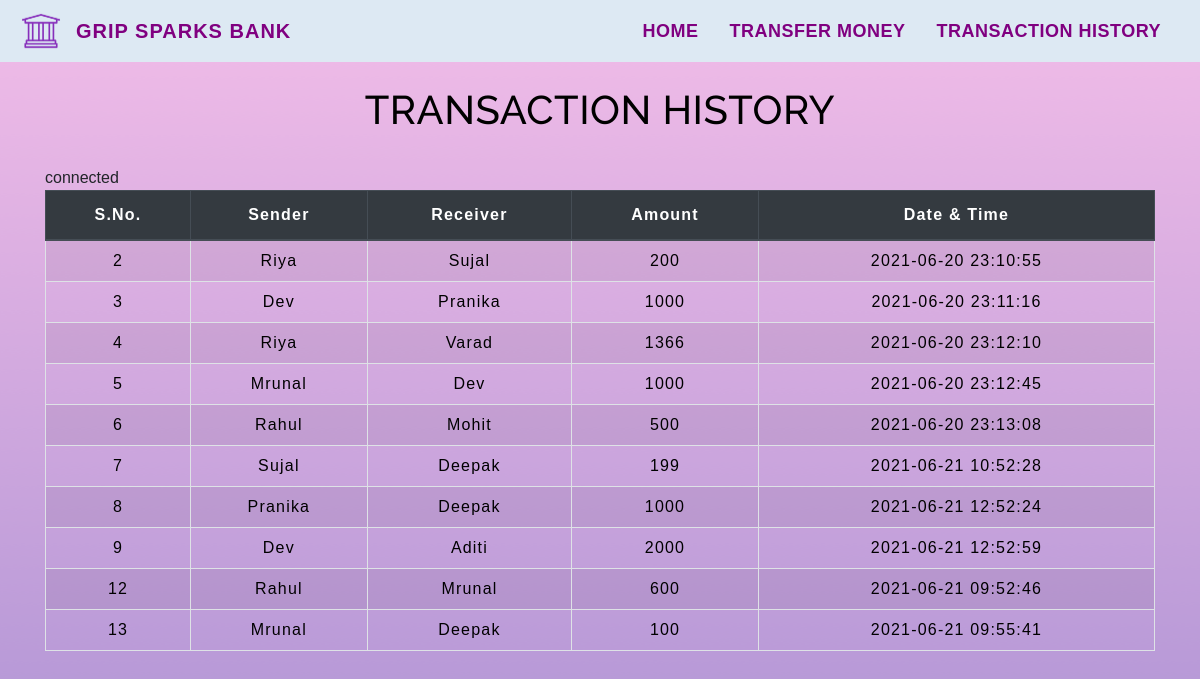
The page /transactionhistory.php on the database its author committed.
### tables this page shows
CREATE TABLE `transaction` (
  `Sno` int(5) NOT NULL,
  `sender` text NOT NULL,
  `receiver` text NOT NULL,
  `balance` int(15) NOT NULL,
  `datetime` datetime NOT NULL DEFAULT current_timestamp()
);

### transactionhistory.php (the view, shortened to what this page needs)
<!DOCTYPE html>
<html lang="en">
<head>
    <link rel="stylesheet" href="https://stackpath.bootstrapcdn.com/bootstrap/4.5.2/css/bootstrap.min.css">
    <link rel="stylesheet" type="text/css" href="css/table.css">
    <link rel="stylesheet" type="text/css" href="css/navbar.css">
    <link rel="stylesheet" type="text/css" href="css/transition.css">
</head>
<body style="background-image:url(./img/bg4.png);
    background-position:center;
    background-attachment:fixed;
    background-repeat: no-repeat;
    background-size: cover;">
<?php
  include 'navbar.php';
?>
	<div class="container">
        <div class="intro">
        <h2 class="text-center pt-4" style="color : black;">TRANSACTION HISTORY</h2>
    </div>
       <br>
       <div class="table-responsive-sm">
    <table class="table table-hover table-striped table-condensed table-bordered" style="border-color:white;">
    <thead class="thead-dark">
            <tr>
                <th class="text-center">S.No.</th>
                <th class="text-center">Sender</th>
                <th class="text-center">Receiver</th>
                <th class="text-center">Amount</th>
                <th class="text-center">Date & Time</th>
            </tr>
        </thead>
        <tbody>
        <?php
            include 'config.php';
            $sql ="select * from transaction";
            $query =mysqli_query($conn, $sql);
            while($rows = mysqli_fetch_assoc($query))
            {
        ?>
            <tr style="color : black;">
            <td class="py-2"><?php echo $rows['Sno']; ?></td>
            <td class="py-2"><?php echo $rows['sender']; ?></td>
            <td class="py-2"><?php echo $rows['receiver']; ?></td>
            <td class="py-2"><?php echo $rows['balance']; ?> </td>
            <td class="py-2"><?php echo $rows['datetime']; ?> </td>
        <?php
            }
        ?>
        </tbody>
    </table>
    </div>
</div>
</body>
</html>

### navbar.php (shortened to what this page needs)
<nav class="navbar navbar-expand-md">
<img src="img/logo2.png" class="img-fluid" width="50px" height="50px">
<a class="navbar-brand" href="index.php" style="color: purple ;font-weight:bold;letter-spacing:1px;words-spacing: 1px;padding-left:10px;"><b>GRIP SPARKS BANK</b></a>
<div class="collapse navbar-collapse" id="collapsibleNavbar">
      <ul class="navbar-nav ml-auto">
        <li class="nav-item">
          <a class="nav-link" href="index.php" style="color : purple; font-weight:bold;font-size:18px;"><b>HOME</b></a>
        </li>
        <li class="nav-item">
          <a class="nav-link" href="transfermoney.php" style="color : purple;font-weight:bold;font-size:18px;"><b>TRANSFER MONEY</b></a>
        </li>
        <li class="nav-item">
          <a class="nav-link" href="transactionhistory.php" style="color : purple;font-weight:bold;font-size:18px;"><b>TRANSACTION HISTORY</b></a>
        </li>
    </div>
 </nav>

### css/table.css (style rules this page uses)
* { padding: 0; margin: 0; box-sizing: border-box; font-family: sans-serif; }
h2 { font-size: 40px; }
table { letter-spacing: 1.2px; }
td { text-align: center; }

### css/navbar.css (style rules this page uses)
.navbar { background-color: rgb(221, 233, 243); }
.nav-link { margin-right: 15px; color:#d5e6fd; letter-spacing: 0.5px; transition: 0.5s; }
.navbar-brand { color: #4C4B4B; letter-spacing: 0.5px; }
h2 { color: #f3efef; letter-spacing: 0.5px; font-family: raleway; }

### css/transition.css (style rules this page uses)
.intro { animation: history 1.5s; }
.table-responsive-sm { animation: table2 1.5s; transition-delay: 5s; }

### transactionhistory.php (style rules this page uses)
th { color : black; }

### rows shown on the page
transaction: Sno "2", sender "Riya", receiver "Sujal", balance "200", datetime "2021-06-20 23:10:55"
transaction: Sno "3", sender "Dev", receiver "Pranika", balance "1000", datetime "2021-06-20 23:11:16"
transaction: Sno "4", sender "Riya", receiver "Varad", balance "1366", datetime "2021-06-20 23:12:10"
transaction: Sno "5", sender "Mrunal", receiver "Dev", balance "1000", datetime "2021-06-20 23:12:45"
transaction: Sno "6", sender "Rahul", receiver "Mohit", balance "500", datetime "2021-06-20 23:13:08"
transaction: Sno "7", sender "Sujal", receiver "Deepak", balance "199", datetime "2021-06-21 10:52:28"
transaction: Sno "8", sender "Pranika", receiver "Deepak", balance "1000", datetime "2021-06-21 12:52:24"
transaction: Sno "9", sender "Dev", receiver "Aditi", balance "2000", datetime "2021-06-21 12:52:59"
transaction: Sno "12", sender "Rahul", receiver "Mrunal", balance "600", datetime "2021-06-21 09:52:46"
transaction: Sno "13", sender "Mrunal", receiver "Deepak", balance "100", datetime "2021-06-21 09:55:41"
